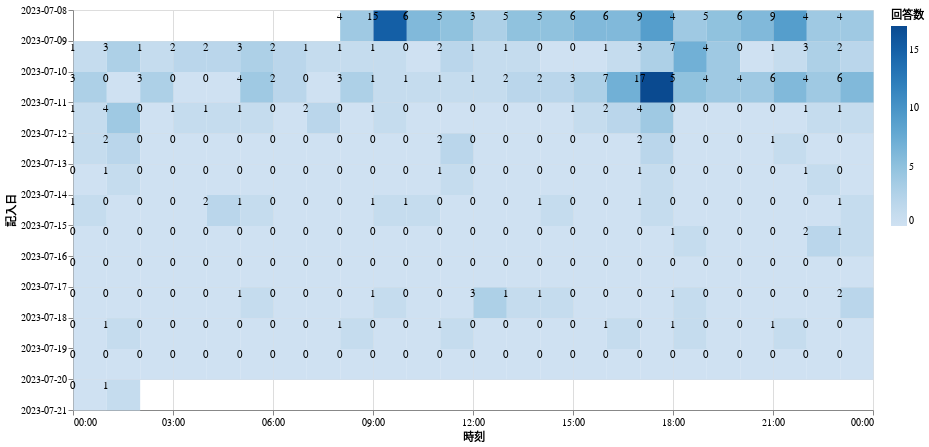

Source (notebook cell):
### Markdown cell above
回答

### Code cell
base = alt.Chart(tm).encode(
    alt.X("hours(timestamp):T").title("時刻"),
    alt.Y("yearmonthdate(timestamp):T").title("記入日").axis(format="%Y-%m-%d").sort("descending"),
).properties(
    width=800,
    height=400,
)


hm = base.mark_rect().encode(
    alt.Color("response").scale(scheme="blues").title("回答数"),
    #size="response"
)

tt = base.mark_text(baseline="line-top").encode(
    alt.Text("response"),
)


(hm + tt).save("tmp_registered.png")
(hm + tt)

### Figure 1 — Vega-Lite specification as saved in the notebook (floating-point values rounded to 4 significant figures; data arrays with more than 128 entries replaced by an {"elided": "..."} marker saying what was removed)
{"config": {"view": {"continuousWidth": 300, "continuousHeight": 300}}, "layer": [{"mark": {"type": "rect"}, "encoding": {"color": {"field": "response", "scale": {"scheme": "blues"}, "title": "回答数", "type": "quantitative"}, "x": {"field": "timestamp", "timeUnit": "hours", "title": "時刻", "type": "temporal"}, "y": {"axis": {"format": "%Y-%m-%d"}, "field": "timestamp", "sort": "descending", "timeUnit": "yearmonthdate", "title": "記入日", "type": "temporal"}}}, {"mark": {"type": "text", "baseline": "line-top"}, "encoding": {"text": {"field": "response", "type": "quantitative"}, "x": {"field": "timestamp", "timeUnit": "hours", "title": "時刻", "type": "temporal"}, "y": {"axis": {"format": "%Y-%m-%d"}, "field": "timestamp", "sort": "descending", "timeUnit": "yearmonthdate", "title": "記入日", "type": "temporal"}}}], "data": {"name": "data-39eb64c02aadd3055be0aac0de33d5c2"}, "height": 400, "width": 800, "$schema": "https://vega.github.io/schema/vega-lite/v5.8.0.json", "datasets": {"data-39eb64c02aadd3055be0aac0de33d5c2": {"elided": "282 records"}}}
